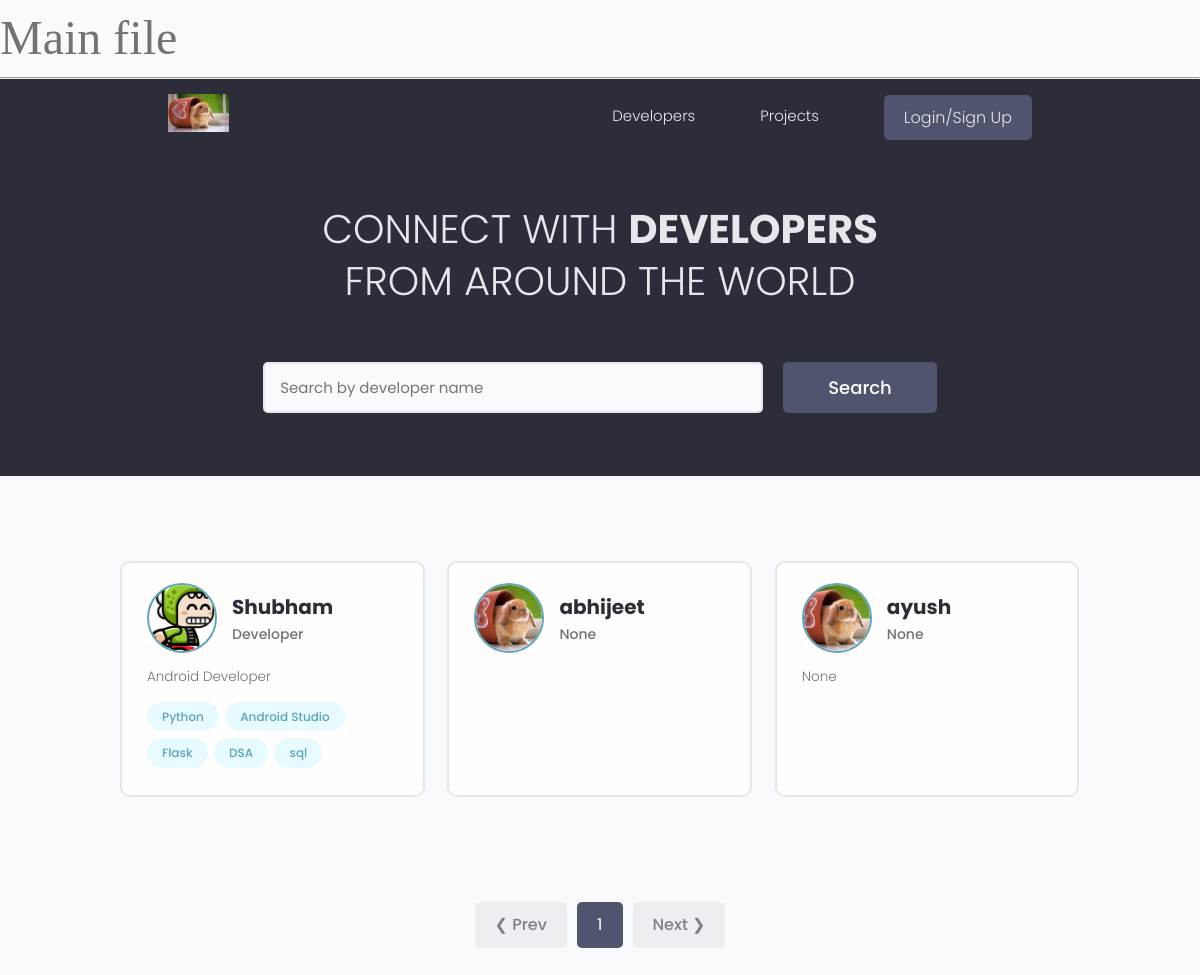
The page / on the database its author committed.
### users/models.py (models this page shows, shortened)
class Profile(models.Model):
    user=models.OneToOneField(User,on_delete=models.CASCADE)
    name=models.CharField(max_length=200, blank=True,null=True)
    email=models.EmailField(max_length=500,blank=True,null=True)
    username=models.CharField(max_length=200, blank=True,null=True)
    location=models.CharField(max_length=200, blank=True,null=True)
    short_intro=models.CharField(max_length=200,blank=True,null=True)
    bio=models.TextField(blank=True,null=True)
    profile_image=models.ImageField(blank=True,null=True,upload_to='profiles/',default="profiles/rabbit1.jpg")
    social_github=models.CharField(max_length=200,blank=True,null=True)
    social_linkedin=models.CharField(max_length=200,blank=True,null=True)
    social_website=models.CharField(max_length=200,blank=True,null=True)
    created=models.DateTimeField(auto_now_add=True)
    id=models.UUIDField(default=uuid.uuid4,unique=True,primary_key=True,editable=False)

class Skill(models.Model):
    owner=models.ForeignKey(Profile,on_delete=models.CASCADE,blank=True,null=True)
    name=models.CharField(max_length=200, blank=True,null=True)
    description=models.TextField(blank=True,null=True)
    created=models.DateTimeField(auto_now_add=True)
    id=models.UUIDField(default=uuid.uuid4,unique=True,primary_key=True,editable=False)
    def __str__(self) -> str:
        return self.name

### users/views.py (the view)
# urls.py: path('',views.profiles,name="profiles"),
def profiles(request):
    profiles,search_query=searchProfiles(request)
    custom_range,profiles=paginateProfiles(request,profiles,3)
    context={'profiles':profiles,'search_query':search_query,'custom_range':custom_range}
    return render(request,'users/profiles.html',context)

### users/utils.py (called while the page is built)
def paginateProfiles(request,profiles,results):
    page=request.GET.get('page')
    results=results
    paginator=Paginator(profiles,results)
    try:
        profiles = paginator.page(page)
    except:
        page=1
        profiles = paginator.page(1)
    leftIndex=(int(page)-4)
    if leftIndex<1:
        leftIndex=1
    rightIndex=(int(page)+5)
    if rightIndex>paginator.num_pages:
        rightIndex=paginator.num_pages+1
    custom_range=range(leftIndex,rightIndex)
    return custom_range,profiles

def searchProfiles(request):
    search_query=''
    if request.GET.get('search_query'):
        search_query=request.GET.get('search_query')
    skills=Skill.objects.filter(name__icontains=search_query)
    profiles=Profile.objects.distinct().filter(Q(name__icontains=search_query) | Q(short_intro__icontains=search_query) |
    Q(skill__in=skills))
    return profiles,search_query

### users/templates/users/profiles.html (shortened to what this page needs)
{% extends 'main.html' %}
{% block content %}
<main class="home">
    <section class="hero-section text-center">
      <div class="container container--narrow">
        <div class="hero-section__box">
          <h2>CONNECT WITH <span>DEVELOPERS</span></h2>
          <h2>FROM AROUND THE WORLD</h2>
        </div>
        <div class="hero-section__search">
          <form id="searchForm" class="form" action="{% url 'profiles' %}" method="get">
            <div class="form__field">
              <input class="input input--text" id="formInput#search" type="text" name="search_query"
                value="{{search_query}}" placeholder="Search by developer name" />
            </div>
            <input class="btn btn--sub btn--lg" type="submit" value="Search" />
          </form>
        </div>
      </div>
    </section>
    <section class="devlist">
      <div class="container">
        <div class="grid grid--three">
          {% for profile in profiles %}
          <div class="column card">
            <div class="dev">
              <a href="{% url 'user-profile' profile.id %}" class="card__body">
                <div class="dev__profile">
                  <img class="avatar avatar--md" src="{{profile.profile_image.url}}" alt="profiles/rabbit1.jpg" />
                  <div class="dev__meta">
                    <h3>{{profile.name}}</h3>
                    <h5>{{profile.short_intro|slice:"60"}}</h5>
                  </div>
                </div>
                <p class="dev__info">{{profile.bio|slice:"60"}}</p>
                <div class="dev__skills">
                  {% for skill in profile.skill_set.all %}
                  <span class="tag tag--pill tag--main">
                    <small>{{skill}}</small>
                  </span>
                  {% endfor %}
                </div>
              </a>
            </div>
          </div>
          {% endfor %}
        </div>
      </div>
    </section>
    {% include 'pagination.html' with query_set=profiles custom_range=custom_range %}
  </main>
{% endblock content %}

### templates/main.html (shortened to what this page needs)
<!DOCTYPE html>
{% load static %}
<html lang="en">
<head>
  <link rel="stylesheet" href="https://cdn.iconmonstr.com/1.3.0/css/iconmonstr-iconic-font.min.css" />
  <link rel="stylesheet" href="{% static 'uikit/styles/uikit.css' %}" />
  <link rel="stylesheet" href="{% static 'styles/app.css' %}" />
</head>
<body>
    <h1 style="font-family:cursive;">Main file</h1>
    <hr>
    {% include 'navbar.html' %}
    {% block content %}
    {% endblock content %}
</body>
</html>

### templates/navbar.html (shortened to what this page needs)
{% load static %}
<header class="header">
    <div class="container container--narrow">
      <a href="{% url 'project' %}" class="header__logo">
        <img src="{% static 'images/rabbit1.jpg' %}" alt="{% static 'images\flag.png' %}" />
      </a>
      <nav class="header__nav">
        <ul class="header__menu">
          <li class="header__menuItem"><a href="{% url 'profiles' %}">Developers</a></li>
          <li class="header__menuItem"><a href="{% url 'project' %}">Projects</a></li>
          {% if request.user.is_authenticated %}
          <li class="header__menuItem"><a href="{% url 'inbox' %}">Inbox</a></li>
          <li class="header__menuItem"><a href="{% url 'account' %}">Account</a></li>
          <li class="header__menuItem"><a href="{% url 'logout' %}" class="btn btn--sub">Logout</a></li>
          {% else %}
          <li class="header__menuItem"><a href="{% url 'login' %}" class="btn btn--sub">Login/Sign Up</a></li>
          {% endif %}
        </ul>
      </nav>
    </div>
  </header>

### templates/pagination.html (shortened to what this page needs)
<div class="pagination">
    <ul class="container">
      {% if query_set.has_previous %}
      <li><a href="?page={{query_set.previous_page_number}}" class="btn page-link" data-page="{{query_set.previous_page_number}}">&#10094; Prev</a></li>
      {% else %}
      <li><a href="#" class="btn page-link btn--disabled">&#10094; Prev</a></li>
      {% endif %}
      {% for page in custom_range %}
      {% if page == query_set.number %}
      <li><a href="?page={{page}}" class="btn page-link btn--sub" data-page="{{page}}">{{page}}</a></li>
      {% else %}
      <li><a href="?page={{page}}" class="btn page-link" data-page="{{page}}">{{page}}</a></li>
      {% endif %}
      {% endfor %}
      {% if query_set.has_next %}
      <li><a href="?page={{query_set.next_page_number}}" class="btn page-link" data-page="{{query_set.next_page_number}}">Next &#10095;</a></li>
      {% else %}
      <li><a href="" class="btn page-link btn--disabled">Next &#10095;</a></li>
      {% endif %}
    </ul>
</div>

### static/styles/app.css (style rules this page uses)
:root { --color-sub: #2d2d39; }
.btn--sub { background-color: var(--color-sub-light); }
.card { border: 2px solid var(--color-light); }
img { width: 100%; }
.header { position: sticky; z-index: 111; background-color: var(--color-sub); padding: 1.5rem 0; }
.header > .container { display: flex; justify-content: space-between; align-items: center; }
.header__logo > img { height: 3.8rem; }
.header__nav > ul { display: inline-flex; align-items: center; list-style: none; gap: 6.5rem; }
.header__menuItem > a { color: var(--color-light); font-weight: 300; }
.hero-section { height: 40vh; display: flex; align-items: center; background-color: var(--color-sub); }
.hero-section__box { margin-bottom: 4rem; }
.hero-section__box > h2, .hero-section__box > h2 > span { font-size: 4rem; color: var(--color-light); line-height: 1.3; text-transform: uppercase; }
.hero-section__box > h2 { font-weight: 300; }
.hero-section__box > h2 > span { font-weight: 700; }
.hero-section__search > .form { display: flex; align-items: center; justify-content: center; gap: 2rem; }
.hero-section__search > .form input.input--text { width: 50rem; }
.devlist { margin-top: 8rem; }
.devlist .grid { align-items: stretch; }
.devlist .dev .dev__profile { display: flex; align-items: center; gap: 1.5rem; }
.devlist .dev .dev__meta h3 { color: var(--color-sub); font-size: 2rem; font-weight: 700; }
.devlist .dev .dev__meta h5 { color: var(--color-text); font-size: 1.4rem; font-weight: 500; }
.devlist .dev .dev__info { margin: 1.5rem 0; font-size: 1.35rem; line-height: 1.4; text-align: justify; }
.pagination { margin-top: 8rem; margin-bottom: 10rem; }
.pagination > ul { flex-wrap: wrap; list-style: none; display: flex; align-items: center; justify-content: center; gap: 1rem; }
.pagination .btn { color: var(--color-sub); }
.pagination .btn.btn--sub { color: var(--color-light); }

### static/uikit/styles/modules/_variables.css (style rules this page uses)
:root { --color-main: #5aa5b9; --color-main-light: #e6faff; --color-sub: #3f4156; --color-sub-light: #51546e; --color-sub-lighter: #ededfd; --color-text: #737373; --color-gray: #8b8b8b; --color-light: #e5e7eb; --color-light-gray: #767676; --color-bg: #f8fafd; --color-white: #fffefd; --color-white-light: #f3f3f3; --color-success: #359e64; --color-success-bg: #def8e8; --color-error: #fc4b0b; --color-error-bg: #fff2ee; --font-base: 'Poppins', arial, helvetica, 'Segoe UI', roboto, ubuntu, sans-serif; --font-monospace: 'Fira Code', 'Courier New', courier, monospace; --font-regular: 300; --font-medium: 500; --font-bold: 700; --generic-shadow: 1px 1px 5px #00000010; --generic-transition: all 0.3s ease-in-out; }

### static/uikit/styles/modules/_base.css (style rules this page uses)
* { margin: 0; padding: 0; box-sizing: border-box; text-rendering: optimizeLegibility; color: inherit; font-size: inherit; }
html { font-size: 50%; }
@media only screen and (min-width: 480px) { html { font-size: 56.25%; } }
@media only screen and (min-width: 1200px) { html { font-size: 62.5%; } }
body { line-height: 1.6; font-weight: 400; font-size: 1.5rem; color: var(--color-text); background-color: var(--color-bg); min-height: 100vh; }

### static/uikit/styles/modules/_typography.css (style rules this page uses)
* { font-family: var(--font-base); }
h1 { font-size: 4.8rem; font-weight: var(--font-medium); }
h2 { font-size: 3.6rem; font-weight: var(--font-bold); }
h3 { font-size: 3.2rem; font-weight: var(--font-medium); }
h5 { font-size: 2.4rem; font-weight: var(--font-medium); }
h5, h6 { font-weight: var(--font-regular); }
p, span, strong { font-size: 1.6rem; color: var(--color-text); font-weight: var(--font-regular); }
a { padding-bottom: 2px; text-decoration: none; display: inline-block; color: var(--color-main); font-weight: var(--font-medium); }

### static/uikit/styles/modules/_utilities.css (style rules this page uses)
.container { width: 92%; max-width: 165rem; margin: 0 auto; box-sizing: border-box; }
.container--narrow { width: 92%; max-width: 120rem; }
@media screen and (min-width: 1000px) { .container { width: 90%; } }
@media screen and (min-width: 1000px) { .container--narrow { width: 85%; } }
@media screen and (min-width: 1200px) { .container { width: 80%; } }
@media screen and (min-width: 1200px) { .container--narrow { width: 72%; } }
.text-center { text-align: center; }

### static/uikit/styles/modules/_avatar.css (style rules this page uses)
.avatar { border-radius: 50%; border: 2px solid var(--color-main); object-fit: cover; }
.avatar--md { height: 7rem; width: 7rem; }

### static/uikit/styles/modules/_card.css (style rules this page uses)
.card { border-radius: 1rem; background-color: var(--color-white); border: 1.5px solid var(--color-light); width: auto; height: auto; margin-top: 0.5rem; margin-bottom: 0.5rem; overflow: hidden; }
.card__body, .card__header { padding: 2rem 2.5rem; }

### rows shown on the page
Profile: profile_image (picture), name "Shubham", short_intro "Developer", bio "Android Developer"
Skill: name "Python"
Skill: name "Android Studio"
Skill: name "Flask"
Skill: name "DSA"
Skill: name "sql"
Profile: profile_image (picture), name "abhijeet", short_intro "None"
Profile: profile_image (picture), name "ayush", short_intro "None", bio "None"

### other values the page prints
{{ page }} "1"
